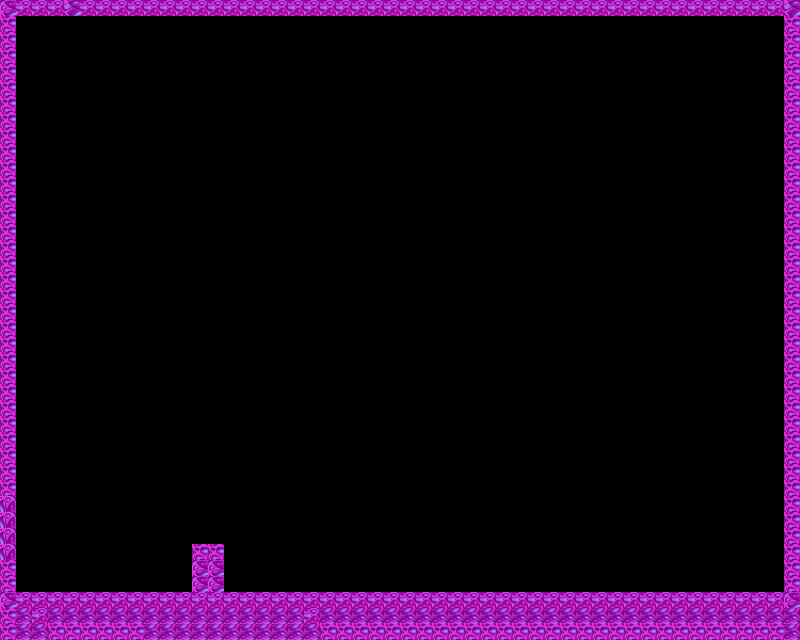

Rendered tile map (Tiled .tmx) drawn with the repository's tilesets; below, a short description and the map source with its tile grids summarised:
An orthogonal 50x40 tile map with 16x16 px tiles, 2 tile layers (background, walls) and 2 objects (Player, Enemy).

<map version="1.4" tiledversion="1.4.3" orientation="orthogonal" renderorder="right-down" width="50" height="40" tilewidth="16" tileheight="16" infinite="0" nextlayerid="7" nextobjectid="9">
 <tileset firstgid="1" name="tileset_basic" tilewidth="16" tileheight="16" tilecount="960" columns="32">
  <image source="../../bin/Debug/netcoreapp3.1/resources/maps/tilesets/tileset_basic.png" width="512" height="480" />
 </tileset>
 <layer id="3" name="background" width="50" height="40" locked="1">
  <data>[2000 cells, 278 non-empty, 11 distinct tile ids]</data>
 </layer>
 <layer id="6" name="walls" width="50" height="40">
  <data>[2000 cells, 278 non-empty, 6 distinct tile ids]</data>
 </layer>
 <objectgroup id="5" name="objects" locked="1">
  <object id="3" name="Player1" type="Player" x="108" y="510" width="64" height="58" />
  <object id="4" name="Enemy1" type="Enemy" x="264" y="528" width="44" height="44" />
 </objectgroup>
</map>
